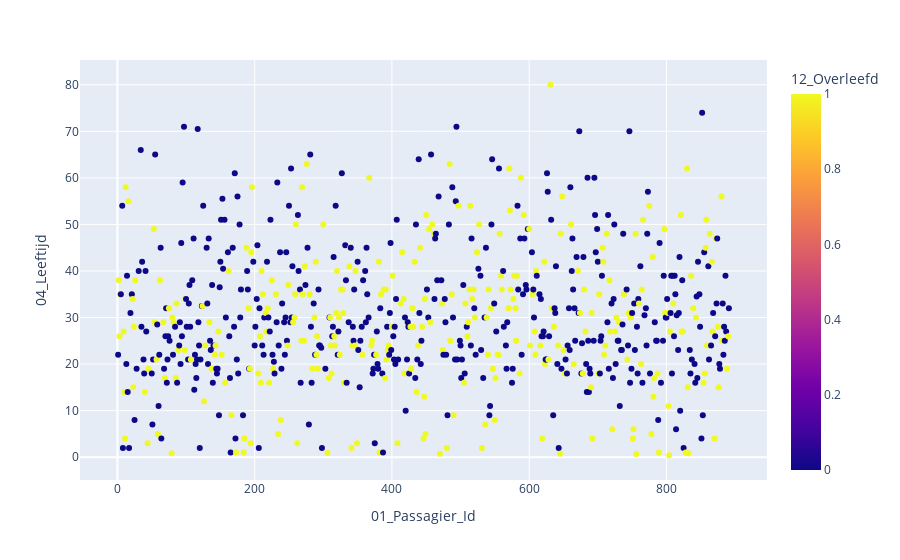

Notebook code cell kept with this figure:
### Code cell
create_scatter_plot(df=df_train,x="01_Passagier_Id",y="04_Leeftijd",color="12_Overleefd")

### Figure 1 — Plotly figure (JSON) as saved in the notebook; plotly's stock layout.template omitted (floating-point values rounded to 4 significant figures; data arrays with more than 128 entries replaced by an {"elided": "..."} marker saying what was removed)
{"data": [{"hovertemplate": "01_Passagier_Id=%{x}<br>04_Leeftijd=%{y}<br>12_Overleefd=%{marker.color}<extra></extra>", "legendgroup": "", "marker": {"color": {"elided": "891 int values"}, "coloraxis": "coloraxis", "symbol": "circle"}, "mode": "markers", "name": "", "orientation": "v", "showlegend": false, "type": "scatter", "x": {"elided": "891 int values"}, "xaxis": "x", "y": {"elided": "891 float values"}, "yaxis": "y"}], "layout": {"coloraxis": {"colorbar": {"title": {"text": "12_Overleefd"}}, "colorscale": [[0, "#0d0887"], [0.1111, "#46039f"], [0.2222, "#7201a8"], [0.3333, "#9c179e"], [0.4444, "#bd3786"], [0.5556, "#d8576b"], [0.6667, "#ed7953"], [0.7778, "#fb9f3a"], [0.8889, "#fdca26"], [1, "#f0f921"]]}, "legend": {"tracegroupgap": 0}, "margin": {"t": 60}, "xaxis": {"anchor": "y", "domain": [0, 1], "title": {"text": "01_Passagier_Id"}}, "yaxis": {"anchor": "x", "domain": [0, 1], "title": {"text": "04_Leeftijd"}}}}
